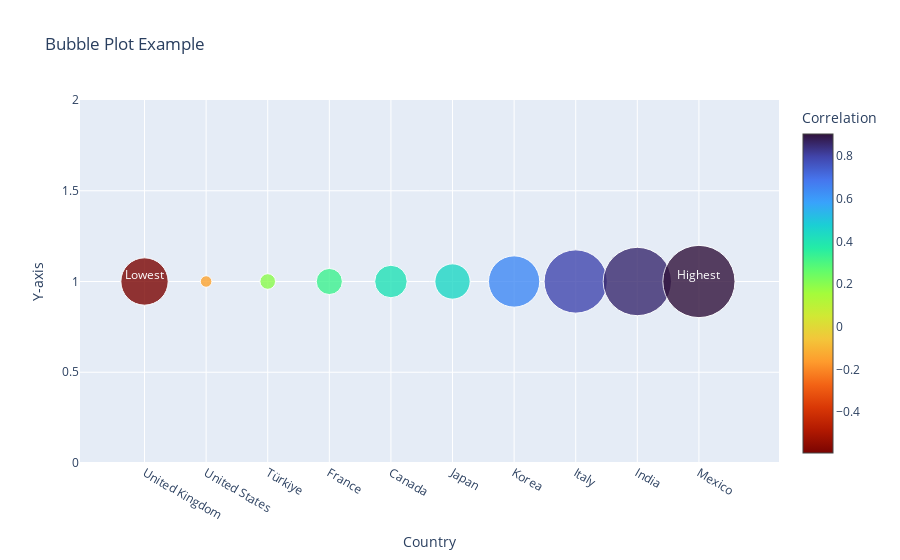

The notebook cell saved with this chart:
### Code cell
# Plots of Correlation investment and maintenance volume
fig = go.Figure(data=go.Scatter(
    x=maintenanceInvestCorr.index,
    y=[1] * len(maintenanceInvestCorr), # Set y-axis to 1 to plot bubbles along the x-axis
    mode='markers',
    showlegend=False,
    marker=dict(
        size=abs(maintenanceInvestCorr)*8,  # Bubble size based on absolute value of correlation, scaled for display
        color=maintenanceInvestCorr,            # Bubble color based on correlation
        colorscale='Turbo',          # Choose a color scale (optional)
        sizemode='diameter',
        sizeref=0.1,
        opacity=0.8,
        reversescale=True,
        colorbar=dict(
            title='Correlation'       # Title of the colorbar
        ),
    )
))

# Update the layout with axis titles and chart title
fig.update_layout(
    xaxis_title='Country',
    yaxis_title='Y-axis',
    title='Bubble Plot Example'
)

# Find the index of the bubble with the highest and lowest correlation
highest_index = maintenanceInvestCorr.idxmax()
lowest_index = maintenanceInvestCorr.idxmin()

fig.add_trace(
    go.Scatter(
        x=[highest_index,lowest_index],
        y=[1, 1],
        text=['Highest','Lowest'],
        mode="text",
        textposition="top center",
        textfont=dict(color="white"),
        showlegend=False
    )
)



# Show the chart
fig.show()

### Figure 1 — Plotly figure (JSON) as saved in the notebook; plotly's stock layout.template omitted (floating-point values rounded to 4 significant figures)
{"data": [{"marker": {"color": [-0.5914, -0.1442, 0.1953, 0.3262, 0.4057, 0.4413, 0.6407, 0.7908, 0.8545, 0.9027], "colorbar": {"title": {"text": "Correlation"}}, "colorscale": [[0, "#30123b"], [0.07143, "#4145ab"], [0.1429, "#4675ed"], [0.2143, "#39a2fc"], [0.2857, "#1bcfd4"], [0.3571, "#24eca6"], [0.4286, "#61fc6c"], [0.5, "#a4fc3b"], [0.5714, "#d1e834"], [0.6429, "#f3c63a"], [0.7143, "#fe9b2d"], [0.7857, "#f36315"], [0.8571, "#d93806"], [0.9286, "#b11901"], [1, "#7a0402"]], "opacity": 0.8, "reversescale": true, "size": [4.731, 1.154, 1.563, 2.61, 3.246, 3.53, 5.126, 6.326, 6.836, 7.222], "sizemode": "diameter", "sizeref": 0.1}, "mode": "markers", "showlegend": false, "type": "scatter", "x": ["United Kingdom", "United States", "Türkiye", "France", "Canada", "Japan", "Korea", "Italy", "India", "Mexico"], "y": [1, 1, 1, 1, 1, 1, 1, 1, 1, 1]}, {"mode": "text", "showlegend": false, "text": ["Highest", "Lowest"], "textfont": {"color": "white"}, "textposition": "top center", "type": "scatter", "x": ["Mexico", "United Kingdom"], "y": [1, 1]}], "layout": {"title": {"text": "Bubble Plot Example"}, "xaxis": {"title": {"text": "Country"}}, "yaxis": {"title": {"text": "Y-axis"}}}}
